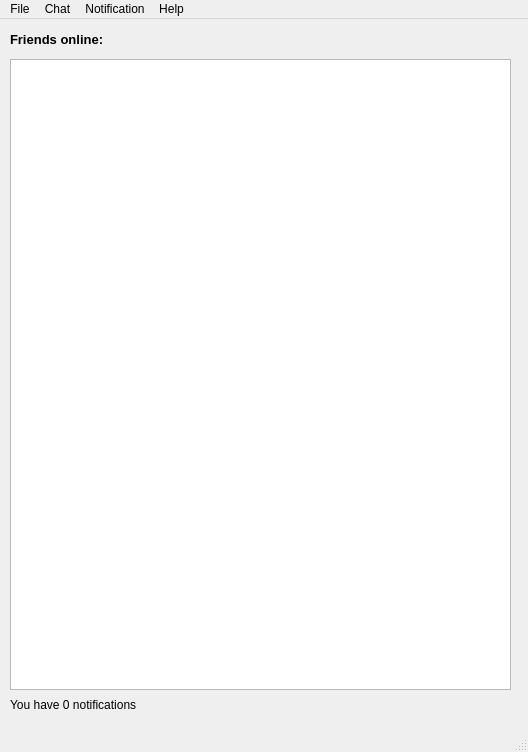
<?xml version="1.0" encoding="UTF-8"?>
<ui version="4.0">
 <class>MainWindow</class>
 <widget class="QMainWindow" name="MainWindow">
  <property name="geometry">
   <rect>
    <x>0</x>
    <y>0</y>
    <width>528</width>
    <height>752</height>
   </rect>
  </property>
  <property name="windowTitle">
   <string>FiboChat</string>
  </property>
  <widget class="QWidget" name="centralwidget">
   <widget class="QListView" name="friendListView">
    <property name="geometry">
     <rect>
      <x>10</x>
      <y>40</y>
      <width>501</width>
      <height>631</height>
     </rect>
    </property>
   </widget>
   <widget class="QLabel" name="friendsOnlineLabel">
    <property name="geometry">
     <rect>
      <x>10</x>
      <y>0</y>
      <width>501</width>
      <height>41</height>
     </rect>
    </property>
    <property name="font">
     <font>
      <family>Arial</family>
      <pointsize>10</pointsize>
      <weight>75</weight>
      <bold>true</bold>
     </font>
    </property>
    <property name="text">
     <string>Friends online:</string>
    </property>
   </widget>
   <widget class="QLabel" name="label">
    <property name="geometry">
     <rect>
      <x>10</x>
      <y>670</y>
      <width>501</width>
      <height>31</height>
     </rect>
    </property>
    <property name="text">
     <string>You have 0 notifications</string>
    </property>
   </widget>
  </widget>
  <widget class="QMenuBar" name="menubar">
   <property name="geometry">
    <rect>
     <x>0</x>
     <y>0</y>
     <width>528</width>
     <height>26</height>
    </rect>
   </property>
   <widget class="QMenu" name="menuFile">
    <property name="title">
     <string>File</string>
    </property>
    <addaction name="actionSettings"/>
   </widget>
   <widget class="QMenu" name="menuChat">
    <property name="title">
     <string>Chat</string>
    </property>
    <addaction name="actionNew_Group_Chat"/>
    <addaction name="separator"/>
    <addaction name="actionFriends"/>
    <addaction name="actionNew_Friend"/>
    <addaction name="separator"/>
    <addaction name="actionLogin"/>
   </widget>
   <widget class="QMenu" name="menuHelp">
    <property name="title">
     <string>Help</string>
    </property>
    <addaction name="actionAbout"/>
   </widget>
   <widget class="QMenu" name="menuNotification">
    <property name="title">
     <string>Notification</string>
    </property>
    <addaction name="actionFriend_Request"/>
    <addaction name="actionUnread_Messages"/>
   </widget>
   <addaction name="menuFile"/>
   <addaction name="menuChat"/>
   <addaction name="menuNotification"/>
   <addaction name="menuHelp"/>
  </widget>
  <widget class="QStatusBar" name="statusbar"/>
  <action name="actionNew_Account">
   <property name="text">
    <string>New Account</string>
   </property>
  </action>
  <action name="actionLogin">
   <property name="text">
    <string>Login/Register</string>
   </property>
  </action>
  <action name="actionSettings">
   <property name="text">
    <string>Settings</string>
   </property>
  </action>
  <action name="actionNew_Friend">
   <property name="text">
    <string>Add Friend</string>
   </property>
  </action>
  <action name="actionAbout">
   <property name="text">
    <string>About</string>
   </property>
  </action>
  <action name="actionFriends">
   <property name="text">
    <string>Friends</string>
   </property>
  </action>
  <action name="actionNew_Group_Chat">
   <property name="text">
    <string>New Group Chat</string>
   </property>
  </action>
  <action name="actionFriend_Request">
   <property name="text">
    <string>Friend Request</string>
   </property>
  </action>
  <action name="actionUnread_Messages">
   <property name="text">
    <string>Unread Messages</string>
   </property>
  </action>
 </widget>
 <resources/>
 <connections/>
</ui>
